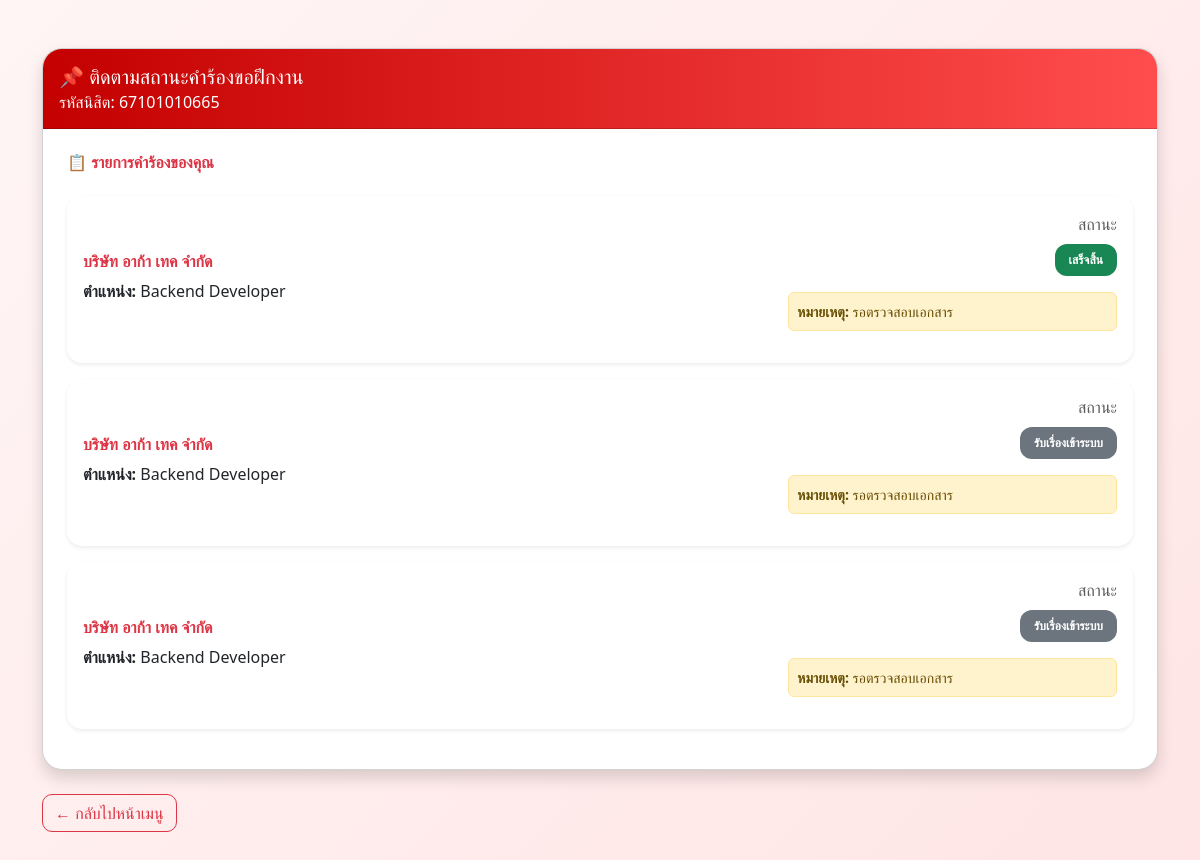
The app's page /hu_internships/student/view_status.php (signed in) with its own data.
### tables this page shows
CREATE TABLE `internship_requests` (
  `intern_id` int(11) NOT NULL AUTO_INCREMENT,
  `student_id` varchar(11) DEFAULT NULL,
  `firstName` varchar(100) DEFAULT NULL,
  `lastName` varchar(100) DEFAULT NULL,
  `advisor_name` varchar(100) DEFAULT NULL,
  `company_name` varchar(100) DEFAULT NULL,
  `company_address` varchar(150) DEFAULT NULL,
  `contact_name` varchar(100) DEFAULT NULL,
  `contact_phone` varchar(30) DEFAULT NULL,
  `position` varchar(100) DEFAULT NULL,
  `start_date` date DEFAULT NULL,
  `end_date` date DEFAULT NULL,
  `status` int(11) DEFAULT NULL,
  `remark` varchar(150) DEFAULT NULL,
  `request_date` timestamp NULL DEFAULT NULL,
  `comment_teacher` text,
  PRIMARY KEY (`intern_id`)
);

### hu_internships/student/view_status.php (the view, shortened to what this page needs)
<?php
include '../includes/db_connect.php';
$student_id = mysqli_real_escape_string($connect, $_SESSION["userid"]);
$sql = "SELECT * FROM internship_requests WHERE student_id = '$student_id' ORDER BY intern_id DESC";
$result = mysqli_query($connect, $sql);
?>
<!DOCTYPE html>
<html lang="th">
<head>
<link href="https://cdn.jsdelivr.net/npm/bootstrap@5.3.0/dist/css/bootstrap.min.css" rel="stylesheet">
</head>
<body>
<div class="container py-5">
    <div class="card shadow main-card">
        <div class="card-header header-red py-3">
            <h5 class="mb-0">
                📌 ติดตามสถานะคำร้องขอฝึกงาน
                <span class="fs-6 d-block mt-1">รหัสนิสิต: <?php echo $_SESSION["userid"]; ?></span>
            </h5>
        </div>
        <div class="card-body p-4">
        <?php if ($result && mysqli_num_rows($result) > 0): ?>
            <h6 class="fw-bold mb-4 text-danger">📋 รายการคำร้องของคุณ</h6>
            <?php while ($row = mysqli_fetch_assoc($result)): ?>
                <div class="card status-card mb-3 border-0 shadow-sm">
                    <div class="card-body">
                        <div class="row align-items-center">
                            <div class="col-md-8">
                                <h6 class="fw-bold text-danger mb-2">
                                    <?php echo $row['company_name']; ?>
                                </h6>
                                <p class="mb-1"><strong>ตำแหน่ง:</strong> <?php echo $row['position']; ?></p>
                            </div>
                            <div class="col-md-4 text-md-end mt-3 mt-md-0">
                                <div class="mb-2 text-muted">สถานะ</div>
                                <?php
                                if ($row['status'] == 1) echo '<span class="badge bg-secondary">รับเรื่องเข้าระบบ</span>';
                                elseif ($row['status'] == 2) echo '<span class="badge bg-primary">อาจารย์อนุมัติ</span>';
                                elseif ($row['status'] == 3) echo '<span class="badge bg-info text-dark">ออกใบส่งตัวแล้ว</span>';
                                elseif ($row['status'] == 4) echo '<span class="badge bg-success">เสร็จสิ้น</span>';
                                elseif ($row['status'] == 9) echo '<span class="badge bg-danger">ยกเลิก</span>';
                                else echo '<span class="badge bg-dark">ไม่ทราบสถานะ</span>';
                                ?>
                                <?php if (!empty($row['remark'])): ?>
                                    <div class="alert alert-warning mt-3 p-2 small text-start">
                                        <strong>หมายเหตุ:</strong> <?php echo $row['remark']; ?>
                                    </div>
                                <?php endif; ?>
                            </div>
                        </div>
                    </div>
                </div>
            <?php endwhile; ?>
        <?php else: ?>
            <div class="alert alert-warning text-center">
                ❗ ยังไม่มีประวัติการยื่นคำร้อง
            </div>
        <?php endif; ?>
        </div>
    </div>
    <div class="mt-4">
        <a href="../menudisplay.php" class="btn btn-outline-danger btn-back">
            ← กลับไปหน้าเมนู
        </a>
    </div>
</div>
</body>
</html>

### hu_internships/student/view_status.php (style rules this page uses)
body { background: linear-gradient(135deg, #fff5f5, #ffe5e5); font-family: 'Segoe UI', sans-serif; }
.main-card { border-radius: 20px; overflow: hidden; }
.header-red { background: linear-gradient(90deg, #c40000, #ff4d4d); color: white; }
.status-card { border-radius: 15px; transition: 0.3s; }
.badge { padding: 10px 14px; border-radius: 12px; }
.btn-back { border-radius: 10px; }

### records on screen
internship_requests: company_name "บริษัท อาก้า เทค จำกัด", position "Backend Developer", status "เสร็จสิ้น", remark "รอตรวจสอบเอกสาร"
internship_requests: company_name "บริษัท อาก้า เทค จำกัด", position "Backend Developer", status "รับเรื่องเข้าระบบ", remark "รอตรวจสอบเอกสาร"
internship_requests: company_name "บริษัท อาก้า เทค จำกัด", position "Backend Developer", status "รับเรื่องเข้าระบบ", remark "รอตรวจสอบเอกสาร"

### other values on screen
$_SESSION["userid"] "67101010665"
